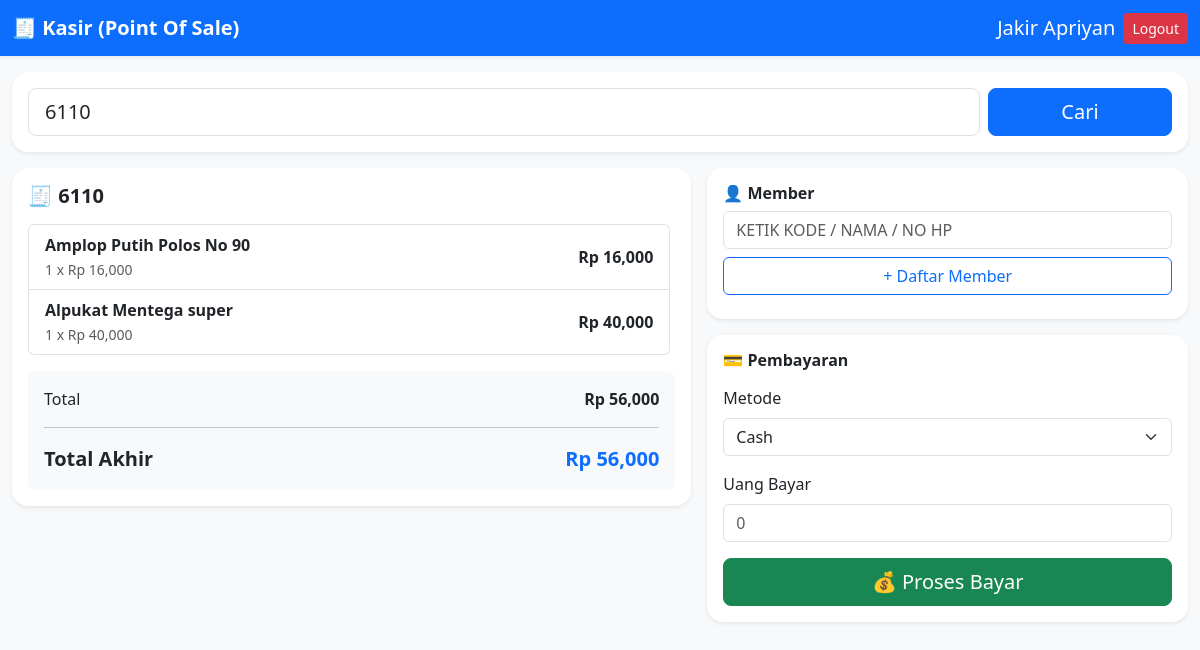
The app's page /kasir/index.php?kode=6110 (signed in) with its own data.
### tables this page shows
CREATE TABLE `transaksi` (
  `id_transaksi` int NOT NULL,
  `kode_transaksi` varchar(30) DEFAULT NULL,
  `total_harga` int NOT NULL DEFAULT '0',
  `diskon` decimal(12,2) DEFAULT '0.00',
  `bayar` int NOT NULL,
  `kembalian` int NOT NULL,
  `tanggal` timestamp NOT NULL DEFAULT CURRENT_TIMESTAMP,
  `status` enum('pending','dibayar') DEFAULT 'pending',
  `metode_pembayaran` varchar(20) DEFAULT NULL,
  `snap_token` text,
  `id_pengguna` int DEFAULT NULL,
  `id_member` int DEFAULT NULL
);

CREATE TABLE `detail_transaksi` (
  `id_detail` int NOT NULL,
  `id_transaksi` int NOT NULL,
  `id_barang` int NOT NULL,
  `qty` int NOT NULL,
  `harga` int NOT NULL,
  `subtotal` int NOT NULL,
  `kode_transaksi` varchar(10) NOT NULL
);

CREATE TABLE `barang` (
  `id_barang` int NOT NULL,
  `id_kategori` int NOT NULL,
  `id_satuan` int NOT NULL,
  `nama_barang` varchar(100) NOT NULL,
  `harga` int NOT NULL,
  `stok` int NOT NULL DEFAULT '0',
  `created_at` timestamp NOT NULL DEFAULT CURRENT_TIMESTAMP
);

### kasir/index.php (the view, shortened to what this page needs)
<?php
include '../config/db.php';
$transaksi = null;
$detail = [];
$total = 0;
$diskon = 0;
$total_akhir = 0;
$kasir = $_SESSION['kasir'];
if (isset($_GET['kode'])) {
    $kode = $_GET['kode'];
    $qTransaksi = mysqli_query(
        $koneksi,
        "SELECT * FROM transaksi WHERE kode_transaksi='$kode' AND status='pending'"
    );
    $transaksi = mysqli_fetch_assoc($qTransaksi);
    if ($transaksi) {
        $qDetail = mysqli_query(
            $koneksi,
            "SELECT dt.*, b.nama_barang
            FROM detail_transaksi dt
            JOIN barang b ON dt.id_barang = b.id_barang
            WHERE dt.kode_transaksi='$kode'"
        );
        while ($row = mysqli_fetch_assoc($qDetail)) {
            $detail[] = $row;
            $total += $row['subtotal'];
        }
        $total_akhir = $total - $diskon;
    }
}
?>
<!DOCTYPE html>
<html lang="id">
<head>
    <link href="https://cdn.jsdelivr.net/npm/bootstrap@5.3.8/dist/css/bootstrap.min.css" rel="stylesheet"
>
</head>
<body class="bg-light">
    <nav class="navbar navbar-expand-lg navbar-dark bg-primary shadow-sm sticky-top">
        <div class="container-fluid">
            <span class="navbar-brand fw-bold">🧾 Kasir (Point Of Sale)</span>
            <div class="d-flex align-items-center gap-2">
                <span class="text-white fs-5">
                    <?= $kasir['nama']; ?>
                </span>
                <a href="../auth/logout.php" class="btn btn-danger btn-sm">Logout</a>
            </div>
        </div>
    </nav>
    <div class="container-fluid py-3">
        <div class="card border-0 shadow-sm rounded-4 mb-3">
            <div class="card-body">
                <form method="GET" class="row g-2 align-items-center">
                    <div class="col-12 col-md-10">
                        <input type="text" name="kode" class="form-control form-control-lg"
                            placeholder="🔎 Masukkan kode transaksi" value="<?= $_GET['kode'] ?? ''; ?>" required>
                    </div>
                    <div class="col-12 col-md-2 d-grid">
                        <button class="btn btn-primary btn-lg">Cari</button>
                    </div>
                </form>
            </div>
        </div>
        <?php if ($transaksi) : ?>
        <div class="row g-3">
            <div class="col-12 col-lg-7">
                <div class="card border-0 shadow-sm rounded-4">
                    <div class="card-body">
                        <h5 class="fw-bold mb-3">
                            🧾 <?= $transaksi['kode_transaksi']; ?>
                        </h5>
                        <div style="max-height: 320px; overflow-y: auto; padding-right: 5px;">
                            <div class="list-group mb-3">
                                <?php foreach ($detail as $item) : ?>
                                <div class="list-group-item d-flex justify-content-between align-items-center">
                                    <div>
                                        <div class="fw-semibold"><?= $item['nama_barang']; ?></div>
                                        <small class="text-muted">
                                            <?= $item['qty']; ?> x Rp <?= number_format($item['harga']); ?>
                                        </small>
                                    </div>
                                    <span class="fw-bold">
                                        Rp <?= number_format($item['subtotal']); ?>
                                    </span>
                                </div>
                                <?php endforeach; ?>
                            </div>
                        </div>
                        <div class="p-3 bg-light rounded-3">
                            <div class="d-flex justify-content-between">
                                <span>Total</span>
                                <strong>Rp <?= number_format($total); ?></strong>
                            </div>
                            <hr>
                            <div class="d-flex justify-content-between fs-5">
                                <strong>Total Akhir</strong>
                                <strong class="text-primary">
                                    Rp <?= number_format($total_akhir); ?>
                                </strong>
                            </div>
                        </div>
                    </div>
                </div>
            </div>
            <div class="col-12 col-lg-5">
                <div class="card border-0 shadow-sm rounded-4 mb-3">
                    <div class="card-body">
                        <h6 class="fw-bold mb-2">👤 Member</h6>
                        <form method="GET">
                            <div class="mb-2">
                                <input type="text" name="kode_member" id="kodeMemberInput"
                                    class="form-control text-uppercase w-100" placeholder="Ketik Kode / Nama / No HP"
                                    autocomplete="off">
                            </div>
                            <button type="button" class="btn btn-outline-primary w-100" data-bs-toggle="modal"
                                data-bs-target="#modalDaftarMember">
                                + Daftar Member
                            </button>
                        </form>
                    </div>
                </div>
                <div class="card border-0 shadow-sm rounded-4">
                    <div class="card-body">
                        <h6 class="fw-bold mb-3">💳 Pembayaran</h6>
                        <form method="POST" action="../proses/kasir/proses_bayar.php">
                            <div class="mb-3">
                                <label class="form-label">Metode</label>
                                <select name="metode_pembayaran" id="metodePembayaran" class="form-select">
                                    <option value="cash">Cash</option>
                                </select>
                            </div>
                            <div class="mb-3" id="inputBayar">
                                <label class="form-label">Uang Bayar</label>
                                <input type="text" name="bayar" id="bayarInput" class="form-control" placeholder="0">
                            </div>
                            <button class="btn btn-success w-100 btn-lg">
                                💰 Proses Bayar
                            </button>
                        </form>
                    </div>
                </div>
            </div>
        </div>
        <?php elseif (isset($_GET['kode'])) : ?>
        <div class="alert alert-danger text-center">
            ❌ Transaksi tidak ditemukan atau sudah dibayar
        </div>
        <?php endif; ?>
    </div>
</body>
</html>

### records on screen
transaksi: kode_transaksi "6110"
detail_transaksi: id_barang.nama_barang "Amplop Putih Polos No 90", qty "1", harga "16,000", subtotal "16,000"
detail_transaksi: id_barang.nama_barang "Alpukat Mentega super", qty "1", harga "40,000", subtotal "40,000"

### other values on screen
$kasir['nama'] "Jakir Apriyan"
$total "56,000"
$total_akhir "56,000"
